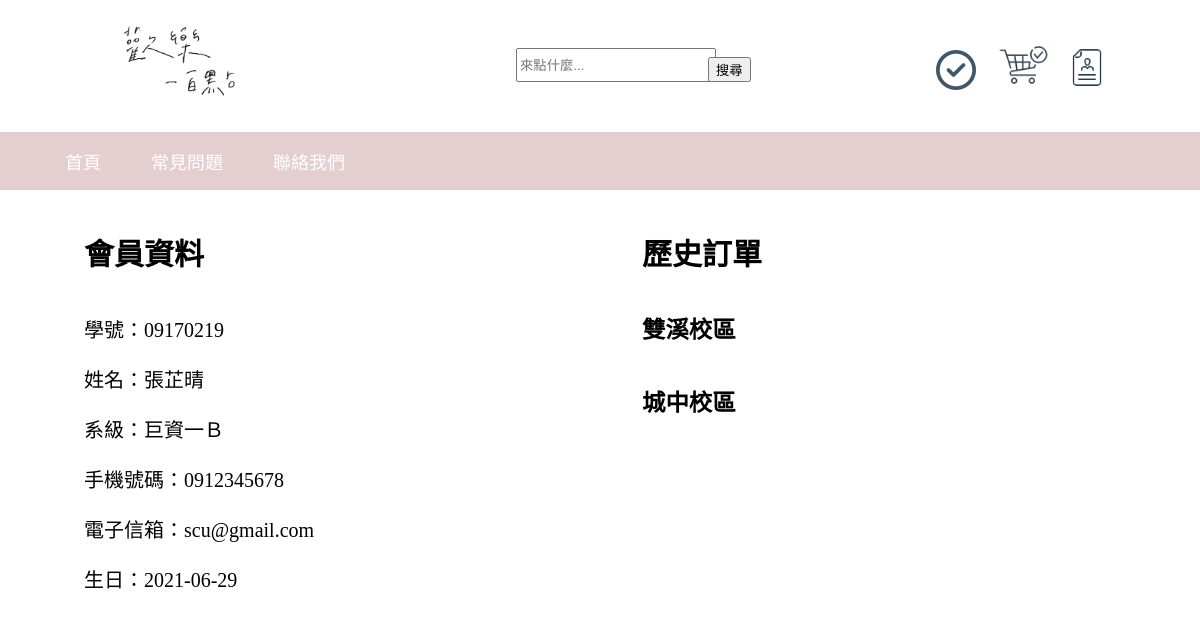
/會員系統/會員資料&歷史訂單/member.php (signed in), run on the app's committed database.
### tables this page shows
CREATE TABLE `member_list` (
  `login_name` char(8) NOT NULL,
  `realname` char(5) NOT NULL,
  `class` char(6) NOT NULL,
  `u_phone` char(10) NOT NULL,
  `u_email` varchar(45) NOT NULL,
  `u_bday` date NOT NULL,
  `u_sex` enum('0','1') NOT NULL COMMENT '0=女,1=男',
  `login_pass1` char(20) NOT NULL,
  `login_pass2` char(20) NOT NULL
);

### 會員系統/會員資料&歷史訂單/member.php (the view, shortened to what this page needs)
<!DOCTYPE html>
<html lang="zh-TW">
<head>
  <link rel="stylesheet" type="text/css" href="css/style.css"></head>
<body>
<div class="header">
    <div class="nav"></div>
    <div class="logo1"><img src="images/logo1.png"></div>
    <div class="search">
      <form action="../../雙溪店家頁面/search.php" id="searchbox" method="post" name="searchbox">
        <div class="searchbox">
          <input name="searchbox" placeholder="來點什麼..." type="search">
        </div>
        <div class="searchpic">
          <input type="submit" value="搜尋">
        </div>
      </form>
    </div>
    <div class="rightbox">
      <div class="choose">
        <a href="../../雙溪店家頁面/choose.html">
          <i class="far fa-check-circle" title="選擇障礙點我！"></i>
        </a>
      </div>
      <div class="chart">
        <a href="../../購物車/ShoppingCart.php"><img src="images/chart.png"></a>
      </div>
      <div class="dropdown">
          <img src="images/order.png" title="購物車">
      </div>
  </div>
    <nav class="navbar fixed-top">
		 	<ul>
		 		<li class="active"><a href="../../雙溪店家頁面/index.php">首頁</a></li>
		 		<li><a href="../../Q&A/index.html" target="_blank">常見問題</a></li>
		 		<li><a href="../../聯絡我們/index.html" target="_blank">聯絡我們</a></li>
		 	</ul>
		 	</nav>
<div class="content">
	<div class="memberinfo">
		<h2>會員資料</h2>
	<?php
	include ("../../connect_mysql.php");
	$id = $_SESSION['user'];
	$sql = "SELECT * FROM member_list WHERE login_name = '".$id."'";
	$result = mysqli_query($conn,$sql);
	while ($row = mysqli_fetch_array($result)){
	?>
		學號：<?php echo $row['login_name'];?><br>
		姓名：<?php echo $row['realname'];?><br>
		系級：<?php echo $row['class'];?><br>
		手機號碼：<?php echo $row['u_phone'];?><br>
		電子信箱：<?php echo $row['u_email'];?><br>
		生日：<?php echo $row['u_bday'];?><br>
	<?php
	}
	?>
	</div>
	<div class="historyinfo">
		<h2>歷史訂單</h2>
		<h3>雙溪校區</h3>
		<h3>城中校區</h3>
	</div>
</div>
</body>
</html>

### 會員系統/會員資料&歷史訂單/css/style.css (style rules this page uses)
body { margin-top: 0%; margin-left: 0%; margin-right: 0%; font-family:"STFangsong","SimSun"; box-sizing: border-box; }
a { color: #425669; text-decoration: none; }
.header { height: 120px; z-index: 999; display: inline-block; width: 100%; }
.nav { width: 20%; height: 20%; margin-left: 4%; }
.logo1 { width: 10%; height: 10%; margin-left: 10%; }
.logo1 img { width: 100%; }
.searchbox { width: 300px; height: 20%; margin-top: 1%; margin-left: 43%; outline: none; }
.searchbox input { width: 200px; height: 34px; outline: none; }
.searchpic { width: 3%; margin-left: 59%; margin-top: -2.1%; }
.rightbox { float: right; display: inline-flex; margin-top: -34px; margin-left: 78%; }
.choose { float: right; font-size: 40px; color: #425669; margin-right:8%; }
.chart { width: 20%; margin-right: 5%; margin-top: -3.5%; }
.chart img { width: 100%; }
.dropdown { position: relative; width: 18%; margin-top: -1.5%; cursor: pointer; }
.dropdown img { width: 100%; }
.navbar { width: 100%; margin-top: 50px; font-size: 18px; }
.navbar ul { list-style-type: none; margin: 0; padding: 20; overflow: hidden; background-color: #e5cecf; }
.navbar li { display: inline; float: left; }
.navbar li a { display: block; color: white; text-align: center; padding: 16px 25px; text-decoration: none; }
.content { display: inline-flex; width: 100%; line-height: 50px; font-size: 20px; }
.memberinfo { margin-left: 7%; margin-top: 15px; width: 50%; }
.historyinfo { color: black; margin-top: 15px; width: 50%; }

### data on the page
member_list: login_name "09170219", realname "張芷晴", class "巨資一Ｂ", u_phone "0912345678", u_email "scu@gmail.com", u_bday "2021-06-29"
